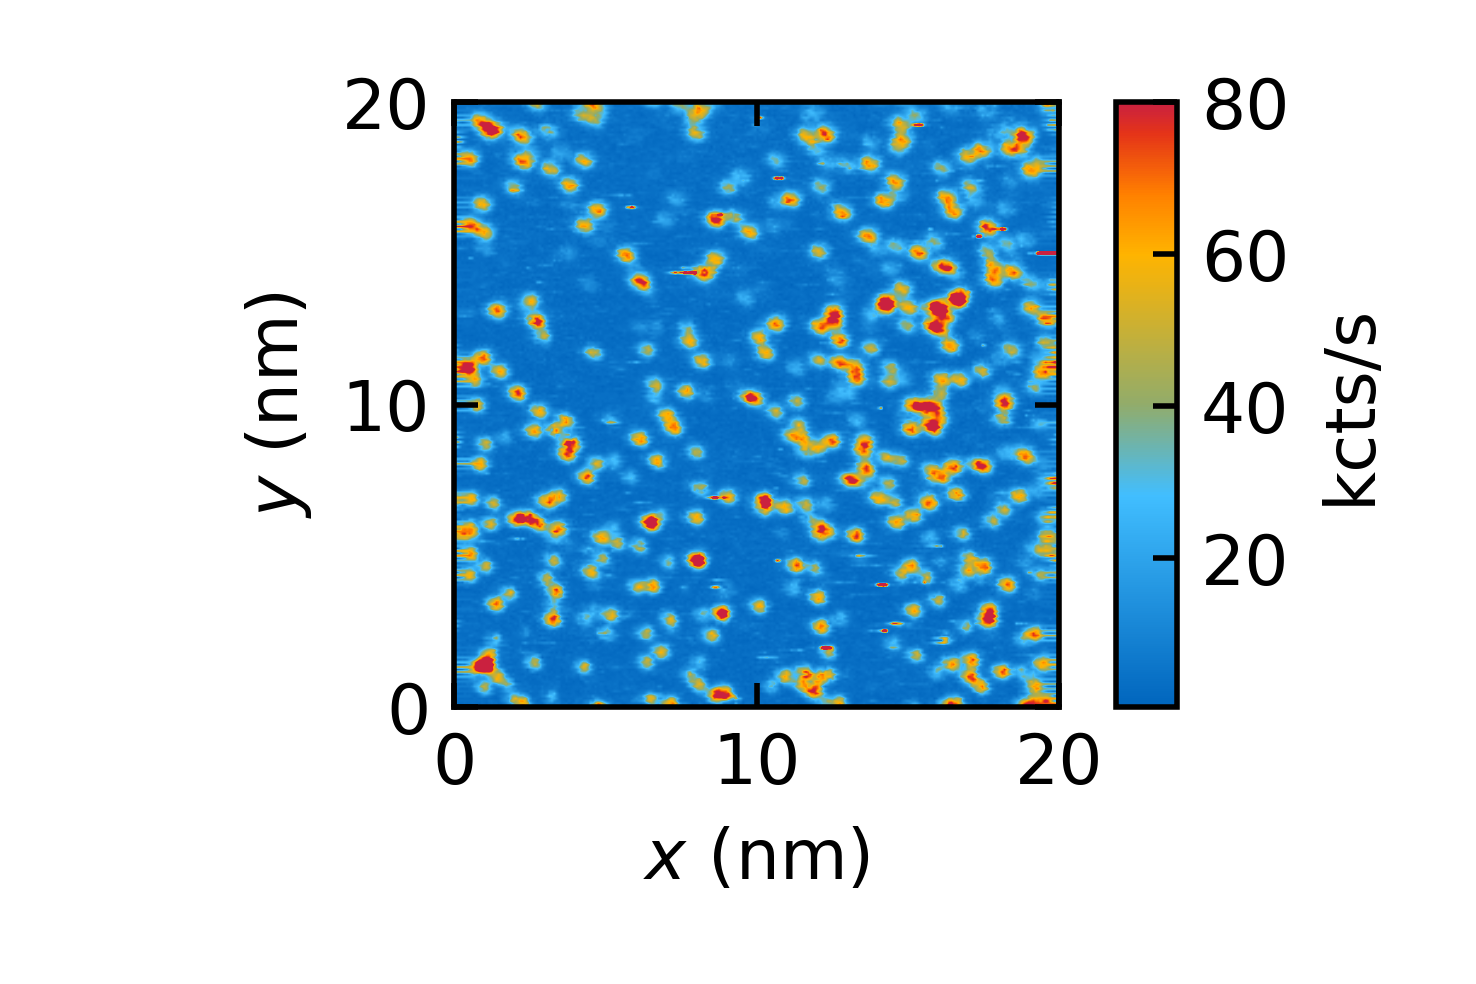

Write Python code to recreate this figure.
import os

import matplotlib.pyplot as plt
from scipy.io import loadmat

from util.inches import cm_to_inch
from util.tum_jet import tum_jet


def main():
    file_data = load_file_data()

    plt.close('all')
    plt.figure(figsize=(cm_to_inch(7.5), cm_to_inch(5)))
    plt.imshow(file_data['result'], vmax=8e4, cmap=tum_jet, interpolation='bilinear', origin='lower',
               extent=[0, x_extent(file_data), 0, y_extent(file_data)])
    plt.xlabel(r'$x$ (nm)')
    plt.ylabel(r'$y$ (nm)')
    plt.yticks([0, 10, 20])
    cbar = plt.colorbar(aspect=10)
    cbar.ax.set_yticklabels(['20', '40', '60', '80'])
    cbar.set_label(r'luminescence (kcts/s)')
    plt.tight_layout()
    plt.savefig('confocal_scan.png', dpi=500)


def x_extent(file_data):
    return file_data['x'][0][-1] - file_data['x'][0][0]


def y_extent(file_data):
    return file_data['y'][0][-1] - file_data['y'][0][0]


def load_file_data():
    file_path = "//file/e24/Projects/ReinhardLab/data_setup_nv1/151127_5keV_after12h@450C"
    file_name = "5keV.1.mat"
    file_data = loadmat(os.path.join(file_path, file_name))
    return file_data


if __name__ == '__main__':
    main()
